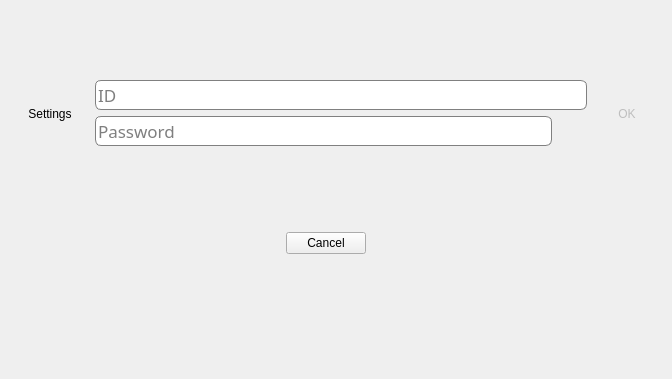
<?xml version="1.0" encoding="UTF-8"?>
<!--
 Generated by Qt.

 Copyright (C) Sapura Secured Technologies, 2013-2024. All Rights Reserved.

 @file
 @version $Id: Login.ui 1805 2024-01-29 09:07:59Z rosnin $
-->
<ui version="4.0">
 <class>Login</class>
 <widget class="QDialog" name="Login">
  <property name="geometry">
   <rect>
    <x>0</x>
    <y>0</y>
    <width>672</width>
    <height>379</height>
   </rect>
  </property>
  <property name="sizePolicy">
   <sizepolicy hsizetype="Preferred" vsizetype="Preferred">
    <horstretch>0</horstretch>
    <verstretch>0</verstretch>
   </sizepolicy>
  </property>
  <property name="maximumSize">
   <size>
    <width>672</width>
    <height>379</height>
   </size>
  </property>
  <property name="windowTitle">
   <string>Login</string>
  </property>
  <property name="windowIcon">
   <iconset resource="Resources.qrc">
    <normaloff>:/Images/images/icon_main.png</normaloff>:/Images/images/icon_main.png</iconset>
  </property>
  <property name="modal">
   <bool>false</bool>
  </property>
  <layout class="QVBoxLayout" name="verticalLayout1">
   <property name="leftMargin">
    <number>5</number>
   </property>
   <property name="topMargin">
    <number>5</number>
   </property>
   <property name="rightMargin">
    <number>5</number>
   </property>
   <property name="bottomMargin">
    <number>5</number>
   </property>
   <property name="spacing">
    <number>0</number>
   </property>
   <item>
    <layout class="QHBoxLayout" name="horizontalLayout1">
     <property name="leftMargin">
      <number>90</number>
     </property>
     <property name="topMargin">
      <number>5</number>
     </property>
     <property name="rightMargin">
      <number>5</number>
     </property>
     <property name="bottomMargin">
      <number>5</number>
     </property>
     <property name="spacing">
      <number>0</number>
     </property>
     <item>
      <widget class="QLabel" name="titleLabel">
       <property name="font">
        <font>
         <family>Sapura</family>
         <pointsize>13</pointsize>
        </font>
       </property>
       <property name="styleSheet">
        <string notr="true">color: rgb(255, 255, 255);</string>
       </property>
       <property name="alignment">
        <set>Qt::AlignCenter</set>
       </property>
      </widget>
     </item>
     <item>
      <widget class="QLabel" name="logoLabel">
       <property name="maximumSize">
        <size>
         <width>85</width>
         <height>85</height>
        </size>
       </property>
       <property name="pixmap">
        <pixmap resource="Resources.qrc">:/Images/images/icon_main.png</pixmap>
       </property>
       <property name="scaledContents">
        <bool>true</bool>
       </property>
       <property name="alignment">
        <set>Qt::AlignRight|Qt::AlignTrailing|Qt::AlignVCenter</set>
       </property>
      </widget>
     </item>
    </layout>
   </item>
   <item>
    <layout class="QHBoxLayout" name="horizontalLayout2">
     <property name="bottomMargin">
      <number>10</number>
     </property>
     <item>
      <widget class="QLabel" name="orgLogo">
       <property name="maximumSize">
        <size>
         <width>350</width>
         <height>100</height>
        </size>
       </property>
       <property name="font">
        <font>
         <family>Sapura</family>
        </font>
       </property>
       <property name="pixmap">
        <pixmap resource="Resources.qrc">:/Images/images/icon_agency.png</pixmap>
       </property>
       <property name="alignment">
        <set>Qt::AlignCenter</set>
       </property>
      </widget>
     </item>
    </layout>
   </item>
   <item>
    <layout class="QHBoxLayout" name="horizontalLayout3">
     <property name="spacing">
      <number>5</number>
     </property>
     <property name="leftMargin">
      <number>5</number>
     </property>
     <property name="topMargin">
      <number>10</number>
     </property>
     <property name="rightMargin">
      <number>5</number>
     </property>
     <item>
      <widget class="QToolButton" name="settingsButton">
       <property name="minimumSize">
        <size>
         <width>80</width>
         <height>80</height>
        </size>
       </property>
       <property name="text">
        <string>Settings</string>
       </property>
       <property name="icon">
        <iconset resource="Resources.qrc">
         <normaloff>:/Images/images/icon_settings.png</normaloff>:/Images/images/icon_settings.png</iconset>
       </property>
       <property name="iconSize">
        <size>
         <width>40</width>
         <height>40</height>
        </size>
       </property>
       <property name="toolButtonStyle">
        <enum>Qt::ToolButtonTextUnderIcon</enum>
       </property>
       <property name="autoRaise">
        <bool>true</bool>
       </property>
      </widget>
     </item>
     <item>
      <layout class="QGridLayout" name="inpLayout">
       <property name="verticalSpacing">
        <number>5</number>
       </property>
       <property name="leftMargin">
        <number>0</number>
       </property>
       <property name="topMargin">
        <number>5</number>
       </property>
       <property name="rightMargin">
        <number>0</number>
       </property>
       <property name="bottomMargin">
        <number>5</number>
       </property>
       <item row="0" column="0" colspan="2">
        <widget class="QLineEdit" name="usernameEdit">
         <property name="minimumSize">
          <size>
           <width>0</width>
           <height>30</height>
          </size>
         </property>
         <property name="font">
          <font>
           <family>Sapura</family>
           <pointsize>13</pointsize>
          </font>
         </property>
         <property name="styleSheet">
          <string notr="true">background-color: rgb(255, 255, 255); border: 1px solid gray; border-radius: 6px</string>
         </property>
         <property name="placeholderText">
          <string>ID</string>
         </property>
        </widget>
       </item>
       <item row="1" column="0">
        <widget class="QLineEdit" name="passwordEdit">
         <property name="minimumSize">
          <size>
           <width>0</width>
           <height>30</height>
          </size>
         </property>
         <property name="font">
          <font>
           <family>Sapura</family>
           <pointsize>13</pointsize>
          </font>
         </property>
         <property name="styleSheet">
          <string notr="true">background-color: rgb(255, 255, 255); border: 1px solid gray; border-radius: 6px</string>
         </property>
         <property name="placeholderText">
          <string>Password</string>
         </property>
        </widget>
       </item>
       <item row="1" column="1">
        <widget class="QToolButton" name="eyeButton">
         <property name="sizePolicy">
          <sizepolicy hsizetype="Fixed" vsizetype="Fixed">
           <horstretch>0</horstretch>
           <verstretch>0</verstretch>
          </sizepolicy>
         </property>
         <property name="minimumSize">
          <size>
           <width>30</width>
           <height>30</height>
          </size>
         </property>
         <property name="icon">
          <iconset resource="Resources.qrc">
           <normaloff>:/Images/images/icon_txt_hide.png</normaloff>
           <normalon>:/Images/images/icon_monitoring2.png</normalon>
           :/Images/images/icon_monitoring2.png</iconset>
         </property>
         <property name="checkable">
          <bool>true</bool>
         </property>
         <property name="autoRaise">
          <bool>true</bool>
         </property>
        </widget>
       </item>
      </layout>
     </item>
     <item>
      <widget class="QToolButton" name="loginButton">
       <property name="enabled">
        <bool>false</bool>
       </property>
       <property name="sizePolicy">
        <sizepolicy hsizetype="Preferred" vsizetype="Fixed">
         <horstretch>0</horstretch>
         <verstretch>0</verstretch>
        </sizepolicy>
       </property>
       <property name="minimumSize">
        <size>
         <width>70</width>
         <height>70</height>
        </size>
       </property>
       <property name="autoFillBackground">
        <bool>false</bool>
       </property>
       <property name="text">
        <string>OK</string>
       </property>
       <property name="autoRaise">
        <bool>true</bool>
       </property>
      </widget>
     </item>
    </layout>
   </item>
   <item>
    <layout class="QHBoxLayout" name="horizontalLayout4">
     <property name="spacing">
      <number>30</number>
     </property>
     <item>
      <spacer name="verticalSpacer1">
       <property name="orientation">
        <enum>Qt::Vertical</enum>
       </property>
       <property name="sizeHint" stdset="0">
        <size>
         <width>10</width>
         <height>40</height>
        </size>
       </property>
      </spacer>
     </item>
     <item>
      <spacer name="horizontalSpacer1">
       <property name="orientation">
        <enum>Qt::Horizontal</enum>
       </property>
       <property name="sizeHint" stdset="0">
        <size>
         <width>40</width>
         <height>10</height>
        </size>
       </property>
      </spacer>
     </item>
     <item>
      <widget class="QLabel" name="connectLabel">
       <property name="font">
        <font>
         <family>Sapura</family>
         <pointsize>11</pointsize>
        </font>
       </property>
       <property name="styleSheet">
        <string notr="true">color: rgb(196, 154, 108);</string>
       </property>
      </widget>
     </item>
     <item>
      <widget class="QPushButton" name="cancelButton">
       <property name="maximumSize">
        <size>
         <width>80</width>
         <height>16777215</height>
        </size>
       </property>
       <property name="text">
        <string>Cancel</string>
       </property>
       <property name="autoDefault">
        <bool>false</bool>
       </property>
      </widget>
     </item>
     <item>
      <widget class="QPushButton" name="oskButton">
       <property name="sizePolicy">
        <sizepolicy hsizetype="Fixed" vsizetype="Fixed">
         <horstretch>0</horstretch>
         <verstretch>0</verstretch>
        </sizepolicy>
       </property>
       <property name="focusPolicy">
        <enum>Qt::NoFocus</enum>
       </property>
       <property name="toolTip">
        <string>On-screen keyboard</string>
       </property>
       <property name="icon">
        <iconset resource="Resources.qrc">
         <normaloff>:/Images/images/icon_keyboard.png</normaloff>:/Images/images/icon_keyboard.png</iconset>
       </property>
       <property name="iconSize">
        <size>
         <width>40</width>
         <height>40</height>
        </size>
       </property>
       <property name="autoDefault">
        <bool>false</bool>
       </property>
       <property name="flat">
        <bool>true</bool>
       </property>
      </widget>
     </item>
     <item>
      <spacer name="horizontalSpacer2">
       <property name="orientation">
        <enum>Qt::Horizontal</enum>
       </property>
       <property name="sizeHint" stdset="0">
        <size>
         <width>40</width>
         <height>10</height>
        </size>
       </property>
      </spacer>
     </item>
    </layout>
   </item>
   <item>
    <layout class="QHBoxLayout" name="horizontalLayout5">
     <property name="rightMargin">
      <number>5</number>
     </property>
     <item>
      <spacer name="horizontalSpacer3">
       <property name="orientation">
        <enum>Qt::Horizontal</enum>
       </property>
       <property name="sizeHint" stdset="0">
        <size>
         <width>40</width>
         <height>10</height>
        </size>
       </property>
      </spacer>
     </item>
     <item>
      <layout class="QVBoxLayout" name="verticalLayout4">
       <property name="spacing">
        <number>5</number>
       </property>
       <item>
        <widget class="QLabel" name="helpLabel">
         <property name="font">
          <font>
           <family>Sapura</family>
           <pointsize>10</pointsize>
          </font>
         </property>
         <property name="styleSheet">
          <string notr="true">color: rgb(255, 255, 255);</string>
         </property>
         <property name="alignment">
          <set>Qt::AlignRight|Qt::AlignTrailing|Qt::AlignVCenter</set>
         </property>
        </widget>
       </item>
       <item>
        <widget class="QLabel" name="phoneLabel">
         <property name="font">
          <font>
           <family>Sapura</family>
           <pointsize>10</pointsize>
          </font>
         </property>
         <property name="styleSheet">
          <string notr="true">color: rgb(255, 255, 255);</string>
         </property>
         <property name="alignment">
          <set>Qt::AlignRight|Qt::AlignTrailing|Qt::AlignVCenter</set>
         </property>
        </widget>
       </item>
      </layout>
     </item>
    </layout>
   </item>
  </layout>
 </widget>
 <resources>
  <include location="Resources.qrc"/>
 </resources>
 <connections/>
</ui>
